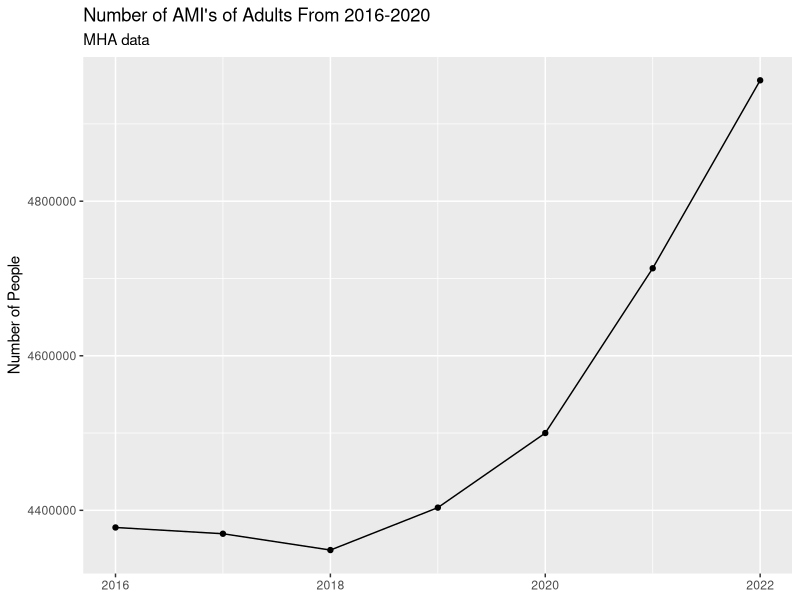

The R source for this figure:
library(tidyverse)
library(readxl)

#read in
AMI_data <- 
  read_excel(
    path = "Book2.xlsx",
    col_names = c("year", "n_ppl"),
    col_types = c("numeric","numeric"),
    skip = 1,
    n_max = 8
  ) %>% 
  print()

ggplot(data = AMI_data, 
       mapping = aes(x = year, y = n_ppl)) +
  geom_line() + 
  geom_point() +
 xlim(2016,2022) +
   labs(
    x = NULL,
    y = "Number of People",
    title = "Number of AMI's of Adults From 2016-2020",
    subtitle = "MHA data"
  )
citation("readxl")
